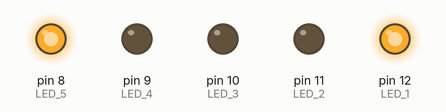
Recording of a sketch running on a simulated Arduino Uno, built with avr-gcc and run on an emulated ATmega328P. Shown: output pins drawn as LEDs (lit = HIGH).

Above: at 0.1 s.
At 43.1 s:
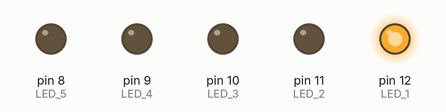
At 53.1 s:
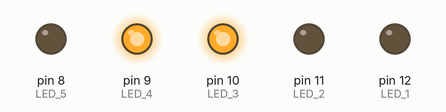
At 108.1 s:
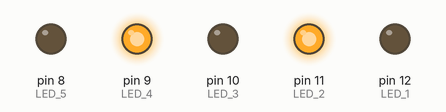
At 111.1 s:
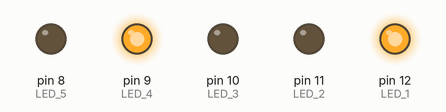
Timing chart, 0 to 114.5 s (numbered marks = the images above):
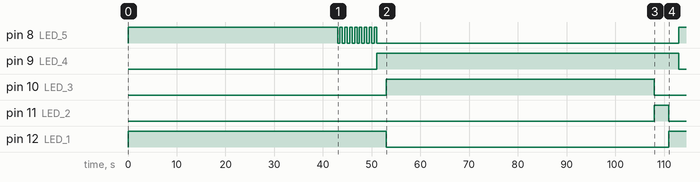

Measured:
- by itself, pin 8 (LED_5): goes HIGH 43.0 s, 8 × (LOW 0.50 s, HIGH 0.50 s), LOW 62.0 s, then HIGH
- by itself, pin 9 (LED_4): LOW → HIGH at 51.0 s, → LOW 62.0 s later
- by itself, pin 10 (LED_3): LOW → HIGH at 53.0 s, → LOW 55.0 s later
- by itself, pin 11 (LED_2): LOW → HIGH at 108 s, → LOW 3.0 s later
- by itself, pin 12 (LED_1): HIGH → LOW at 53.0 s, → HIGH 58.0 s later

The sketch:

semaforo_BP.ino
```cpp
/*
  Semaforo vial y peatonal - Aplicaciones Tecnologicas B

  Basado en la secuencia observada en Semaforo_051026.mp4.
  Los tiempos son APROXIMADOS y se pueden modificar para la clase.

  LEDs viales: rojo (12), amarillo (11), verde (10).
  LEDs peatonales: rojo (9), verde (8).

  Cada LED fisico necesita su resistencia limitadora de corriente.
  Ejemplo educativo: no utilizar para controlar semaforos reales.
*/

// 1. Definir los pines de los LEDs
const int LED_1 = 12;  // Vial rojo
const int LED_2 = 11;  // Vial amarillo
const int LED_3 = 10;  // Vial verde
const int LED_4 = 9;   // Peatonal rojo
const int LED_5 = 8;   // Peatonal verde

// 2. Definir los tiempos (en milisegundos)
const unsigned long TIEMPO_PEATON_VERDE = 43000UL;  // 43 segundos
const int PARPADEOS_PEATON_VERDE = 8;               // 8 parpadeos
const unsigned long TIEMPO_PARPADEO = 500UL;       // 0,5 s apagado / 0,5 s encendido
const unsigned long TIEMPO_AMBOS_ROJO = 2000UL;    // 2 segundos
const unsigned long TIEMPO_VIAL_VERDE = 55000UL;   // 55 segundos
const unsigned long TIEMPO_VIAL_AMARILLO = 3000UL; // 3 segundos

void setup() {
  // 3. Configurar los cinco LEDs como salidas digitales
  pinMode(LED_1, OUTPUT);
  pinMode(LED_2, OUTPUT);
  pinMode(LED_3, OUTPUT);
  pinMode(LED_4, OUTPUT);
  pinMode(LED_5, OUTPUT);

  // Comenzar con ambos semaforos en rojo
  digitalWrite(LED_1, HIGH);
  digitalWrite(LED_2, LOW);
  digitalWrite(LED_3, LOW);
  digitalWrite(LED_4, HIGH);
  digitalWrite(LED_5, LOW);
}

void loop() {
  // ETAPA 1: Autos detenidos, peatones pueden cruzar
  digitalWrite(LED_1, HIGH); // Vial rojo ENCENDIDO
  digitalWrite(LED_2, LOW);
  digitalWrite(LED_3, LOW);
  digitalWrite(LED_4, LOW);  // Peatonal rojo APAGADO
  digitalWrite(LED_5, HIGH); // Peatonal verde ENCENDIDO
  delay(TIEMPO_PEATON_VERDE);

  // ETAPA 2: Verde peatonal intermitente (aviso de termino)
  for (int i = 0; i < PARPADEOS_PEATON_VERDE; i++) {
    digitalWrite(LED_5, LOW);
    delay(TIEMPO_PARPADEO);
    digitalWrite(LED_5, HIGH);
    delay(TIEMPO_PARPADEO);
  }

  // ETAPA 3: Ambos en rojo antes de dar paso a los autos
  digitalWrite(LED_5, LOW);  // Peatonal verde APAGADO
  digitalWrite(LED_4, HIGH); // Peatonal rojo ENCENDIDO
  delay(TIEMPO_AMBOS_ROJO);  // Vial sigue en rojo

  // ETAPA 4: Autos avanzan; peatones esperan
  digitalWrite(LED_1, LOW);  // Vial rojo APAGADO
  digitalWrite(LED_3, HIGH); // Vial verde ENCENDIDO
  delay(TIEMPO_VIAL_VERDE);

  // ETAPA 5: Precaucion para los autos
  digitalWrite(LED_3, LOW);  // Vial verde APAGADO
  digitalWrite(LED_2, HIGH); // Vial amarillo ENCENDIDO
  delay(TIEMPO_VIAL_AMARILLO);

  // ETAPA 6: Ambos en rojo antes de habilitar el cruce peatonal
  digitalWrite(LED_2, LOW);  // Vial amarillo APAGADO
  digitalWrite(LED_1, HIGH); // Vial rojo ENCENDIDO
  delay(TIEMPO_AMBOS_ROJO);  // Peatonal sigue en rojo

  // Se repite loop(): rojo vial + verde peatonal
}
```
